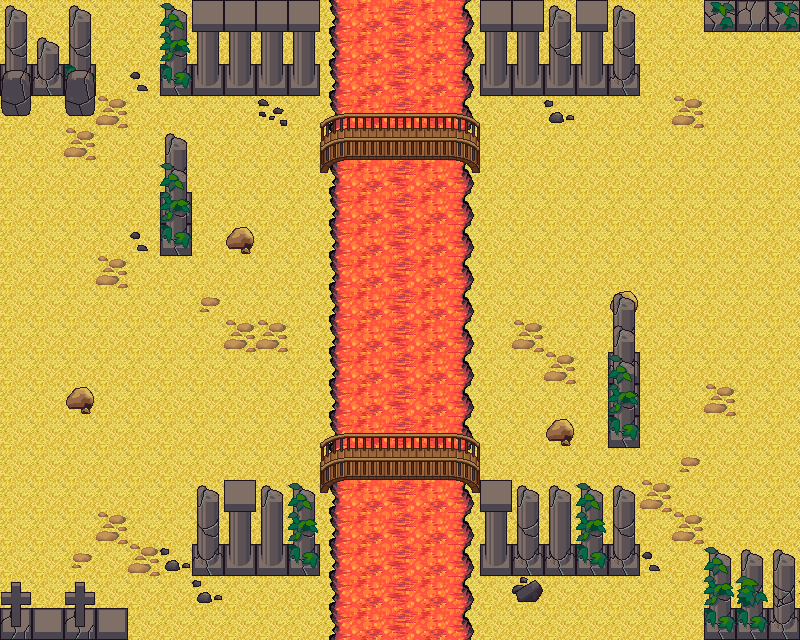

This game map was drawn from its Tiled (.tmx) file and the tilesets committed beside it. A one-line description and the trimmed map source follow:
An orthogonal 25x20 tile map with 32x32 px tiles, 18 tile layers (background, stone, lava, bridge_btn, ...) and 18 objects (4x Pillar, 4x edge, 3x lava, pilliar, mid_pillar_left, ...).

<map version="1.2" tiledversion="1.2.3" orientation="orthogonal" renderorder="right-down" width="25" height="20" tilewidth="32" tileheight="32" infinite="0" nextlayerid="37" nextobjectid="46">
 <tileset firstgid="1" source="terrain_atlas.tsx" />
 <layer id="14" name="background" width="25" height="20">
  <data>[500 cells, 500 non-empty, 1 distinct tile ids]</data>
 </layer>
 <layer id="9" name="stone" width="25" height="20">
  <data>[500 cells, 32 non-empty, 9 distinct tile ids]</data>
 </layer>
 <layer id="5" name="lava" width="25" height="20">
  <data>[500 cells, 100 non-empty, 4 distinct tile ids]</data>
 </layer>
 <layer id="17" name="bridge_btn" width="25" height="20">
  <data>[500 cells, 20 non-empty, 6 distinct tile ids]</data>
 </layer>
 <layer id="13" name="bridge_top" width="25" height="20">
  <data>[500 cells, 4 non-empty, 2 distinct tile ids]</data>
 </layer>
 <layer id="22" name="Piller_up" width="25" height="20">
  <data>[500 cells, 22 non-empty, 3 distinct tile ids]</data>
 </layer>
 <layer id="25" name="mid_wall_L_3" width="25" height="20">
  <data>[500 cells, 3 non-empty, 3 distinct tile ids]</data>
 </layer>
 <layer id="24" name="mid_wall_L_2" width="25" height="20">
  <data>[500 cells, 3 non-empty, 3 distinct tile ids]</data>
 </layer>
 <layer id="33" name="mid_wall_R_cover" width="25" height="20">
  <data>[500 cells, 2 non-empty, 2 distinct tile ids]</data>
 </layer>
 <layer id="36" name="stone_grave" width="25" height="20">
  <data>[500 cells, 4 non-empty, 2 distinct tile ids]</data>
 </layer>
 <layer id="15" name="character" width="25" height="20">
  <properties>
   <property name="character" type="bool" value="true" />
  </properties>
  <data>[500 cells, 0 non-empty, 0 distinct tile ids]</data>
 </layer>
 <layer id="27" name="mid_wall_L_1" width="25" height="20">
  <data>[500 cells, 2 non-empty, 2 distinct tile ids]</data>
 </layer>
 <layer id="32" name="mid_wall_R_1" width="25" height="20">
  <data>[500 cells, 3 non-empty, 3 distinct tile ids]</data>
 </layer>
 <layer id="31" name="mid_wall_R_2" width="25" height="20">
  <data>[500 cells, 3 non-empty, 3 distinct tile ids]</data>
 </layer>
 <layer id="30" name="mid_wall_R_3" width="25" height="20">
  <data>[500 cells, 2 non-empty, 2 distinct tile ids]</data>
 </layer>
 <layer id="21" name="Piller_cover" width="25" height="20">
  <data>[500 cells, 52 non-empty, 10 distinct tile ids]</data>
 </layer>
 <layer id="35" name="cross_grave_btm" width="25" height="20">
  <data>[500 cells, 7 non-empty, 3 distinct tile ids]</data>
 </layer>
 <layer id="34" name="cross_grave" width="25" height="20">
  <data>[500 cells, 4 non-empty, 2 distinct tile ids]</data>
 </layer>
 <objectgroup id="10" name="obstacle">
  <properties>
   <property name="collision" type="int" value="1" />
   <property name="kill" type="int" value="0" />
  </properties>
  <object id="2" name="Pillar" x="160" y="64" width="160" height="32" />
  <object id="5" name="Pillar" x="480" y="64" width="160" height="32" />
  <object id="6" name="Pillar" x="192" y="544" width="128" height="32" />
  <object id="7" name="Pillar" x="480" y="544" width="160" height="32" />
  <object id="28" name="edge" x="336" y="108" width="129" height="6" />
  <object id="29" name="edge" x="333" y="156.67" width="135" height="11.125" />
  <object id="30" name="edge" x="332" y="419" width="135" height="14" />
  <object id="31" name="edge" x="329" y="476.364" width="141" height="12.6364" />
  <object id="35" name="pilliar" x="0" y="64" width="96" height="32" />
  <object id="39" name="mid_pillar_left" x="160" y="192" width="32" height="64" />
  <object id="41" name="mid_pillar_right" x="608" y="352" width="32" height="96" />
  <object id="42" name="Pilliar" x="704" y="608" width="96" height="32" />
  <object id="43" name="grave" x="0" y="608" width="128" height="32" />
  <object id="44" name="obs" x="704" y="0" width="96" height="32" />
  <object id="45" x="825" y="22" />
 </objectgroup>
 <objectgroup id="11" name="kill">
  <properties>
   <property name="collision" type="int" value="0" />
   <property name="kill" type="int" value="1" />
  </properties>
  <object id="16" name="lava" x="336" y="0.0356798" width="129" height="106.964" />
  <object id="17" name="lava" x="335.5" y="168.636" width="129" height="250" />
  <object id="18" name="lava" x="337" y="489.455" width="128" height="150.504" />
 </objectgroup>
</map>